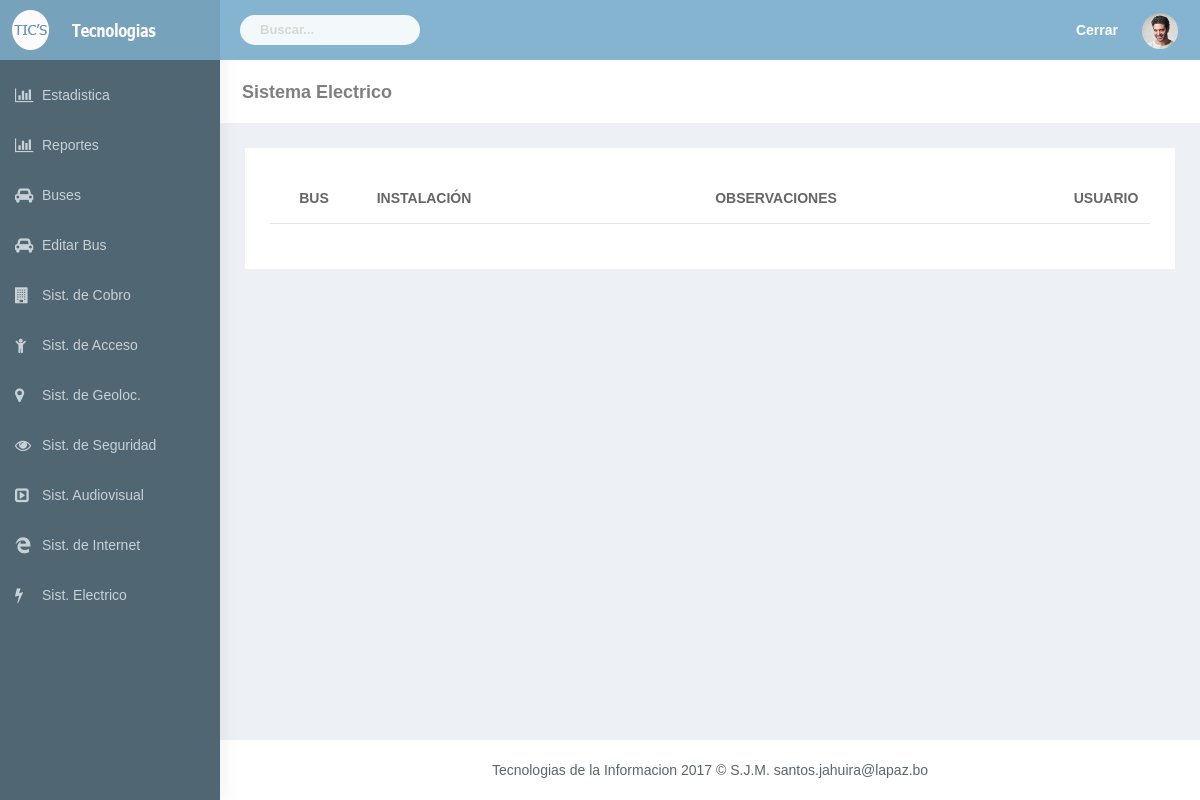
/html/reporte_electrico.php?dato=No Funciona&dato3=inversor, run on an earlier commit of the app's database.
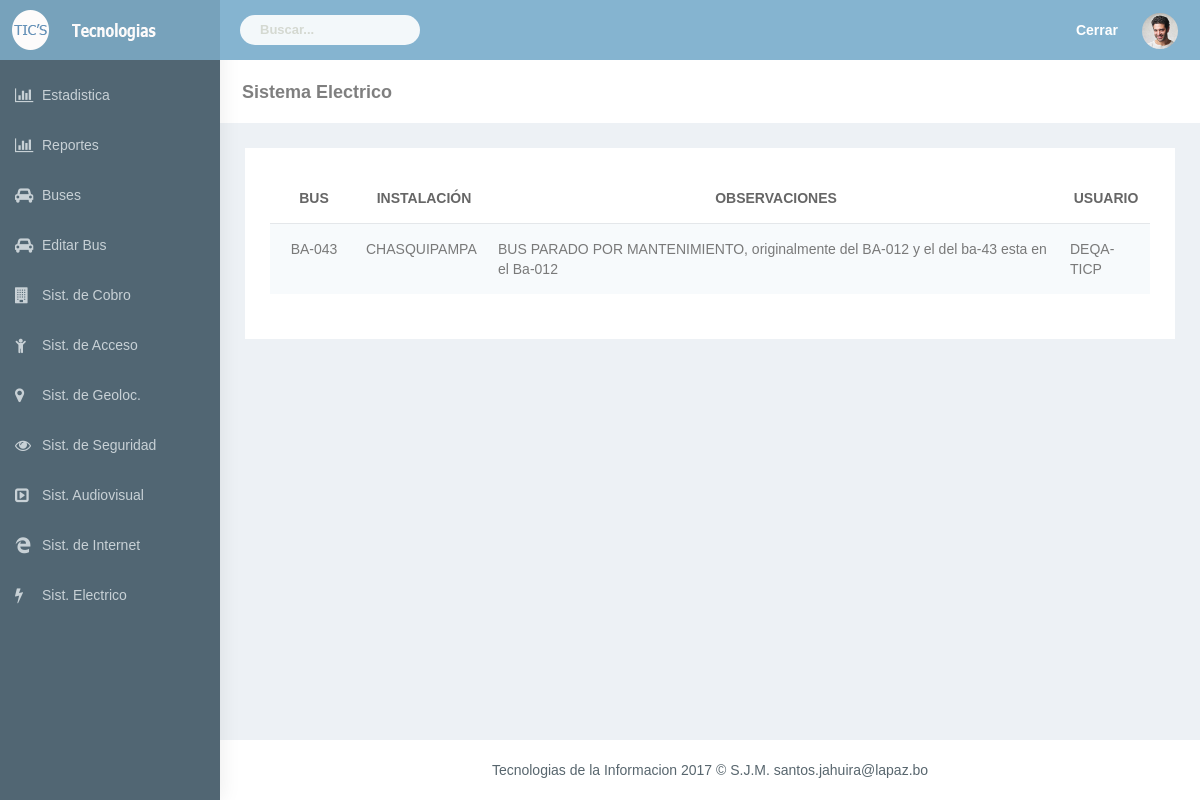
And on a later commit of the database.
### tables this page shows
CREATE TABLE `electrico` (
  `idelectrico` int(11) NOT NULL,
  `bus_idbus` int(11) NOT NULL,
  `instalacion_idinstalacion` int(11) NOT NULL,
  `usuario_idusuario` int(11) NOT NULL,
  `inversor` varchar(45) NOT NULL,
  `serie_inversor` varchar(45) DEFAULT NULL,
  `codigo_gamlp` varchar(45) NOT NULL,
  `cod_gamlp` varchar(45) NOT NULL,
  `toma_energia_conductor` varchar(45) NOT NULL,
  `cableado_energia` varchar(45) NOT NULL,
  `estado_inversor` varchar(45) NOT NULL,
  `obs` varchar(800) NOT NULL,
  `fecha` datetime NOT NULL
);

CREATE TABLE `bus` (
  `idbus` int(11) NOT NULL,
  `nombre_bus` varchar(45) NOT NULL,
  `placa` varchar(45) DEFAULT NULL,
  `si_cobro` int(11) NOT NULL,
  `si_acceso` int(11) NOT NULL,
  `si_geoloc` int(11) NOT NULL,
  `si_segurida` int(11) NOT NULL,
  `si_audiovicual` int(11) NOT NULL,
  `si_internet` int(11) NOT NULL,
  `si_electrico` int(11) NOT NULL
);

CREATE TABLE `instalacion` (
  `idinstalacion` int(11) NOT NULL,
  `nombre_instalacion` varchar(45) NOT NULL,
  `abreviado` varchar(45) NOT NULL
);

CREATE TABLE `usuario` (
  `idusuario` int(11) NOT NULL,
  `cod_user` varchar(45) DEFAULT NULL,
  `roles_idroles` int(11) NOT NULL,
  `nombre` varchar(45) NOT NULL,
  `paterno` varchar(45) DEFAULT NULL,
  `materno` varchar(45) DEFAULT NULL,
  `ci` varchar(45) NOT NULL,
  `pass` varchar(70) DEFAULT NULL
);

### html/reporte_electrico.php (the view, shortened to what this page needs)
<?php
include("header.php");
 ?>
        <div id="page-wrapper">
            <div class="container-fluid">
                <div class="row bg-title">
                    <div class="col-lg-3 col-md-4 col-sm-4 col-xs-12">
                        <h4 class="page-title">Sistema Electrico</h4> </div>
                </div>
                <div class="row">
                    <div class="col-sm-12">
                        <div class="white-box">
                            <div class="table  table-striped table-responsive" id="dvData">
                               <table class="table table-striped  table-condensed text-center"  >
                                    <thead>
                                        <tr>
                                            <th WIDTH="10%" class="text-center"><strong>BUS</strong></th>
                                            <th WIDTH="15%" class="text-center"><strong>INSTALACIÓN</strong> </th>
                                            <th WIDTH="65%" class="text-center"><strong>OBSERVACIONES</strong></th>
                                            <th WIDTH="10%" class="text-center"><strong>USUARIO</strong></th>
                                        </tr>
                                    </thead>
                                    <tbody class="buscar">
                                       <?php
										$dato=$_GET['dato'];
										$dato3=$_GET['dato3'];
                                        $dat="  SELECT
												bus.nombre_bus,
												instalacion.nombre_instalacion,
												usuario.cod_user,
												electrico.obs
												FROM
												electrico
												INNER JOIN bus ON electrico.bus_idbus = bus.idbus
												INNER JOIN instalacion ON electrico.instalacion_idinstalacion = instalacion.idinstalacion
												INNER JOIN usuario ON electrico.usuario_idusuario = usuario.idusuario
												WHERE $dato3='$dato'
												ORDER BY
												bus.idbus ASC";
										$da=mysql_query($dat);
                                        while($c = mysql_fetch_assoc($da))
                                        {
                                        ?>
                                        <tr>
											<td class="text-center"> <?php echo $c['nombre_bus'];?> </td>
											<td class="text-left"> <?php echo $c['nombre_instalacion'];?> </td>
											<td class="text-left"> <?php echo $c['obs'];?> </td>
											<td class="text-left"> <?php echo $c['cod_user'];?> </td>
                                        </tr>
                                             <?php }?>
                                    </tbody>
                                </table>
                                 </div>
                        </div>
                    </div>
                </div>
            </div>
<?php  include("foter.php"); ?>

What changed in the data, as far as the page shows it:
added electrico: bus_idbus.nombre_bus "BA-043", instalacion_idinstalacion.nombre_instalacion "CHASQUIPAMPA", obs "BUS PARADO POR MANTENIMIENTO, originalmente del BA-012 y el del ba-43 esta en el Ba-012", usuario_idusuario.cod_user "DEQA-TICP"
